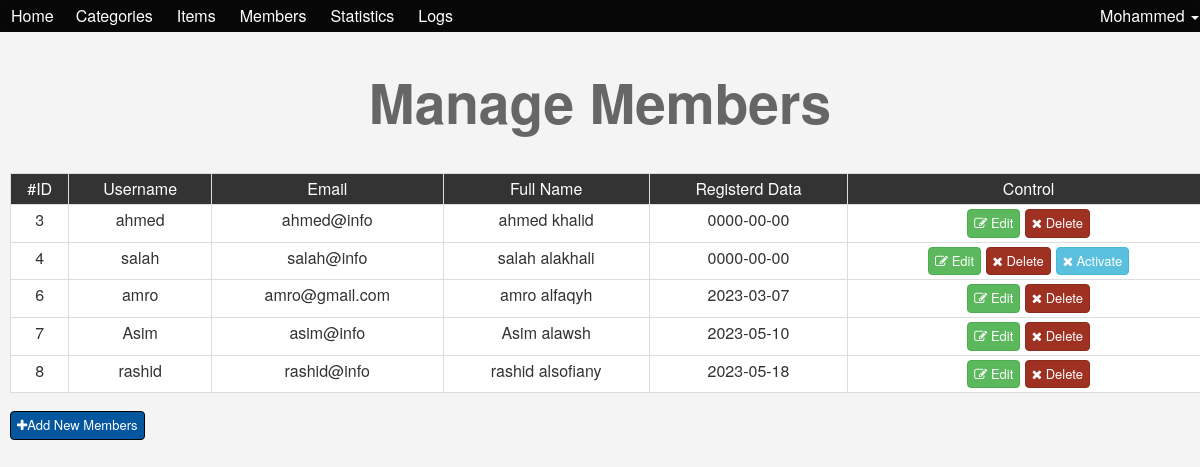
/admin/members.php (signed in), run on the app's committed database.
### tables this page shows
CREATE TABLE `users` (
  `UserID` int(11) NOT NULL,
  `Username` varchar(255) NOT NULL,
  `Password` varchar(255) NOT NULL,
  `Email` varchar(255) NOT NULL,
  `FullName` varchar(255) NOT NULL,
  `GroupID` int(11) NOT NULL DEFAULT 0,
  `TrustStatus` int(11) NOT NULL DEFAULT 0,
  `RegStatus` int(11) NOT NULL DEFAULT 0,
  `Date` date NOT NULL
);

### admin/includes/languages/english.php (called while the page is built)
<?php
   function lang($phrase){
          static $lang = array(
            'HOME_ADMIN' => 'Home',
            'CATEGORIES' => 'Categories',
            'ITEMS' => 'Items',
            'MEMBERS' => 'Members',
            'STATISTICS' => 'Statistics',
            'LOGS' => 'Logs',
          );
          return $lang[$phrase];
   }

### admin/members.php (the view, shortened to what this page needs)
<?php
    if(isset($_SESSION['Username'])){
        include 'init.php';
        $do = isset($_GET['do']) ? $_GET['do'] : 'Manage' ;
        if($do == 'Manage') {
          $query = '';
          $stmt = $con->prepare("SELECT * FROM users WHERE GroupID != 1 $query");
          $stmt->execute();
          $rows = $stmt->fetchAll();
          ?>
           <h1 class="text-center h">Manage Members</h1>
            <div class="container">
              <div class="table-responsive">
                <table class="main-table text-center table table-bordered">
            <tr>
              <td>#ID</td>
              <td>Username</td>
              <td>Email</td>
              <td>Full Name</td>
              <td>Registerd Data</td>
              <td>Control</td>
            </tr>
          <?php
          foreach($rows as $row){
            echo "<tr>" ;
                echo "<td>" . $row['UserID'] ."</td>";
                echo "<td>" . $row['Username'] ."</td>";
                echo "<td>" . $row['Email'] ."</td>";
                echo "<td>" . $row['FullName'] ."</td>";
                echo "<td>" . $row['Date']."</td>";
                echo "<td>
                <a href='members.php?do=Edit&userid=". $row['UserID']."' class='btn btn-success confirm'><i class='fa fa-edit'></i>  Edit</a>
                <a href='members.php?do=Delete&userid=". $row['UserID']."' class='btn btn-danger confirm'><i class='fa fa-close'></i> Delete</a>";
                    if($row['RegStatus'] ==  0){
                      echo "<a href='members.php?do=Activate&userid=". $row['UserID']."'class='btn btn-info activate'><i class='fa fa-close'></i> Activate</a>";
                    }
                echo "</td>";
            echo "</tr>";
          }
          ?>
            </table>
            </div>
            <a href="members.php?do=Add" style="background-color: #04569f;" class="btn btn-primary"> <i class="fa fa-plus"></i>Add New Members</a>
            </div>
     <?php   }
        include 'includes/templates/footer.php';
    }else {
        header('Location: index.php');
        exit();
    }
?>

### admin/includes/templates/header.php (shortened to what this page needs)
<!DOCTYPE html>
<html lang="en">
<head>
    <link rel="stylesheet" href="layout/css/bootstrap.min.css">
    <link rel="stylesheet" href="layout/css/font-awesome.min.css">
    <link rel="stylesheet" href="layout/css/backend.css">
</head>
<body>

### admin/init.php (shortened to what this page needs)
<?php
       include "includes/languages/english.php" ;
       include "includes/templates/header.php" ;
       if(!isset($noNavbar)){
              include 'includes/templates/navbar.php';
       }

### admin/includes/templates/navbar.php (shortened to what this page needs)
<nav class="navbar navbar-inverse" >
  <div class="container">
    <div class="navbar-header">
      <a class="navbar-brand" href="dashboard.php"><?php echo lang('HOME_ADMIN') ?></a>
    </div>
    <div class="collapse navbar-collapse" id="app-nav">
      <ul class="nav navbar-nav">
        <li ><a href="categories.php"><?php echo lang('CATEGORIES') ?> </a></li>
        <li ><a href="items.php"><?php echo lang('ITEMS') ?> </a></li>
        <li ><a href="members.php"><?php echo lang('MEMBERS') ?> </a></li>
        <li ><a href="#"><?php echo lang('STATISTICS') ?> </a></li>
        <li ><a href="#"><?php echo lang('LOGS') ?> </a></li>
      </ul>
      <ul class="nav navbar-nav navbar-right">
        <li class="dropdown">
          <a href="#" class="dropdown-toggle" data-toggle="dropdown" role="button" aria-haspopup="true" aria-expanded="false">Mohammed <span class="caret"></span></a>
        </li>
      </ul>
    </div>
  </div>
</nav>

### admin/includes/templates/footer.php (shortened to what this page needs)
</body>
</html>

### admin/layout/css/backend.css (style rules this page uses)
body { background-color: #F4F4F4; font-size: 16px; }
body { background-color: #F4F4F4; }
.navbar { border-radius: 0; margin-bottom: 0; }
.navbar-brand { font-size: 1em; }

### admin/includes/templates/navbar.php (style rules this page uses)
.navbar { background-color: rgb(7, 7, 7); }
.navbar-inverse .navbar-nav>li>a { color: #ffffff; }
.navbar-inverse .navbar-brand { color: #ffffff; }

### admin/members.php (style rules this page uses)
.main-table td { background-color:#FFF; }
.main-table tr:first-child td { background-color:#333; color: #FFF; }
h1 { font-size: 55px; margin: 40px 0; font-weight:bold; color:#666; }
.main-table tr:first-child td { background-color: #333 ; color: #FFF ; }
.activate { margin-left:5px; }

### data on the page
users: UserID "3", Username "ahmed", Email "ahmed@info", FullName "ahmed khalid", Date "0000-00-00"
users: UserID "4", Username "salah", Email "salah@info", FullName "salah alakhali", Date "0000-00-00"
users: UserID "6", Username "amro", Email "amro@gmail.com", FullName "amro alfaqyh", Date "2023-03-07"
users: UserID "7", Username "Asim", Email "asim@info", FullName "Asim alawsh", Date "2023-05-10"
users: UserID "8", Username "rashid", Email "rashid@info", FullName "rashid alsofiany", Date "2023-05-18"

### other printed values
lang('HOME_ADMIN') "Home"
lang('CATEGORIES') "Categories"
lang('ITEMS') "Items"
lang('MEMBERS') "Members"
lang('STATISTICS') "Statistics"
lang('LOGS') "Logs"
